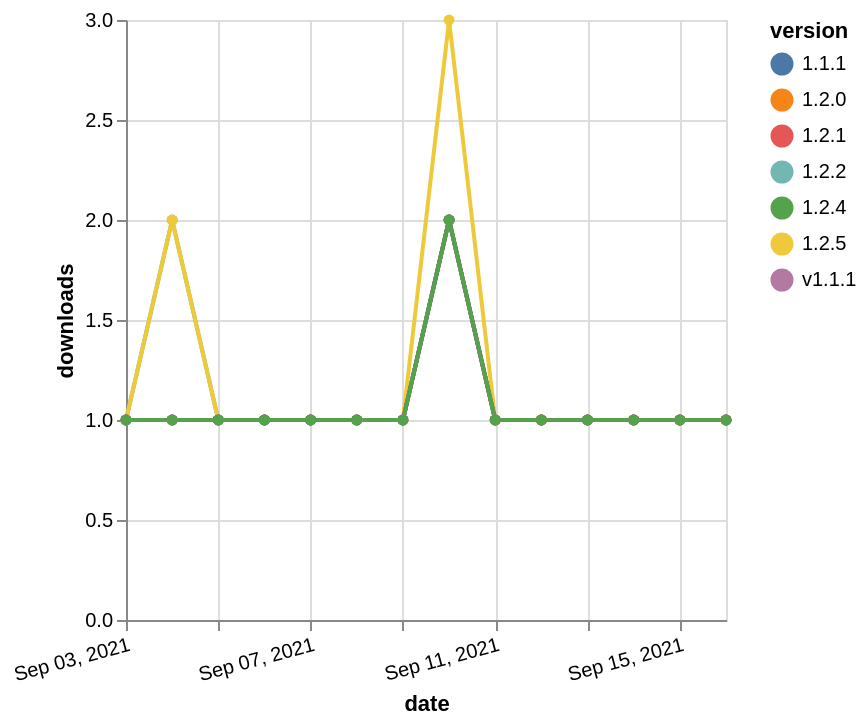

The Vega-Lite source for this figure:
### Vega-Lite specification from a JSON file in a GitHub repository (floating-point values rounded to 4 significant figures)
{"$schema": "https://vega.github.io/schema/vega-lite/v5.json", "description": "A simple bar chart with embedded data.", "data": {"values": [{"date": "2021-09-03", "total": 235, "delta": 1, "version": "v1.1.1"}, {"date": "2021-09-04", "total": 236, "delta": 1, "version": "v1.1.1"}, {"date": "2021-09-05", "total": 237, "delta": 1, "version": "v1.1.1"}, {"date": "2021-09-06", "total": 238, "delta": 1, "version": "v1.1.1"}, {"date": "2021-09-07", "total": 239, "delta": 1, "version": "v1.1.1"}, {"date": "2021-09-08", "total": 240, "delta": 1, "version": "v1.1.1"}, {"date": "2021-09-09", "total": 241, "delta": 1, "version": "v1.1.1"}, {"date": "2021-09-10", "total": 243, "delta": 2, "version": "v1.1.1"}, {"date": "2021-09-11", "total": 244, "delta": 1, "version": "v1.1.1"}, {"date": "2021-09-12", "total": 245, "delta": 1, "version": "v1.1.1"}, {"date": "2021-09-13", "total": 246, "delta": 1, "version": "v1.1.1"}, {"date": "2021-09-14", "total": 247, "delta": 1, "version": "v1.1.1"}, {"date": "2021-09-15", "total": 248, "delta": 1, "version": "v1.1.1"}, {"date": "2021-09-16", "total": 249, "delta": 1, "version": "v1.1.1"}, {"date": "2021-09-03", "total": 149, "delta": 1, "version": "1.2.2"}, {"date": "2021-09-04", "total": 151, "delta": 2, "version": "1.2.2"}, {"date": "2021-09-05", "total": 152, "delta": 1, "version": "1.2.2"}, {"date": "2021-09-06", "total": 153, "delta": 1, "version": "1.2.2"}, {"date": "2021-09-07", "total": 154, "delta": 1, "version": "1.2.2"}, {"date": "2021-09-08", "total": 155, "delta": 1, "version": "1.2.2"}, {"date": "2021-09-09", "total": 156, "delta": 1, "version": "1.2.2"}, {"date": "2021-09-10", "total": 158, "delta": 2, "version": "1.2.2"}, {"date": "2021-09-11", "total": 159, "delta": 1, "version": "1.2.2"}, {"date": "2021-09-12", "total": 160, "delta": 1, "version": "1.2.2"}, {"date": "2021-09-13", "total": 161, "delta": 1, "version": "1.2.2"}, {"date": "2021-09-14", "total": 162, "delta": 1, "version": "1.2.2"}, {"date": "2021-09-15", "total": 163, "delta": 1, "version": "1.2.2"}, {"date": "2021-09-16", "total": 164, "delta": 1, "version": "1.2.2"}, {"date": "2021-09-03", "total": 161, "delta": 1, "version": "1.2.5"}, {"date": "2021-09-04", "total": 163, "delta": 2, "version": "1.2.5"}, {"date": "2021-09-05", "total": 164, "delta": 1, "version": "1.2.5"}, {"date": "2021-09-06", "total": 165, "delta": 1, "version": "1.2.5"}, {"date": "2021-09-07", "total": 166, "delta": 1, "version": "1.2.5"}, {"date": "2021-09-08", "total": 167, "delta": 1, "version": "1.2.5"}, {"date": "2021-09-09", "total": 168, "delta": 1, "version": "1.2.5"}, {"date": "2021-09-10", "total": 171, "delta": 3, "version": "1.2.5"}, {"date": "2021-09-11", "total": 172, "delta": 1, "version": "1.2.5"}, {"date": "2021-09-12", "total": 173, "delta": 1, "version": "1.2.5"}, {"date": "2021-09-13", "total": 174, "delta": 1, "version": "1.2.5"}, {"date": "2021-09-14", "total": 175, "delta": 1, "version": "1.2.5"}, {"date": "2021-09-15", "total": 176, "delta": 1, "version": "1.2.5"}, {"date": "2021-09-16", "total": 177, "delta": 1, "version": "1.2.5"}, {"date": "2021-09-03", "total": 175, "delta": 1, "version": "1.2.0"}, {"date": "2021-09-04", "total": 176, "delta": 1, "version": "1.2.0"}, {"date": "2021-09-05", "total": 177, "delta": 1, "version": "1.2.0"}, {"date": "2021-09-06", "total": 178, "delta": 1, "version": "1.2.0"}, {"date": "2021-09-07", "total": 179, "delta": 1, "version": "1.2.0"}, {"date": "2021-09-08", "total": 180, "delta": 1, "version": "1.2.0"}, {"date": "2021-09-09", "total": 181, "delta": 1, "version": "1.2.0"}, {"date": "2021-09-10", "total": 183, "delta": 2, "version": "1.2.0"}, {"date": "2021-09-11", "total": 184, "delta": 1, "version": "1.2.0"}, {"date": "2021-09-12", "total": 185, "delta": 1, "version": "1.2.0"}, {"date": "2021-09-13", "total": 186, "delta": 1, "version": "1.2.0"}, {"date": "2021-09-14", "total": 187, "delta": 1, "version": "1.2.0"}, {"date": "2021-09-15", "total": 188, "delta": 1, "version": "1.2.0"}, {"date": "2021-09-16", "total": 189, "delta": 1, "version": "1.2.0"}, {"date": "2021-09-03", "total": 155, "delta": 1, "version": "1.2.1"}, {"date": "2021-09-04", "total": 156, "delta": 1, "version": "1.2.1"}, {"date": "2021-09-05", "total": 157, "delta": 1, "version": "1.2.1"}, {"date": "2021-09-06", "total": 158, "delta": 1, "version": "1.2.1"}, {"date": "2021-09-07", "total": 159, "delta": 1, "version": "1.2.1"}, {"date": "2021-09-08", "total": 160, "delta": 1, "version": "1.2.1"}, {"date": "2021-09-09", "total": 161, "delta": 1, "version": "1.2.1"}, {"date": "2021-09-10", "total": 163, "delta": 2, "version": "1.2.1"}, {"date": "2021-09-11", "total": 164, "delta": 1, "version": "1.2.1"}, {"date": "2021-09-12", "total": 165, "delta": 1, "version": "1.2.1"}, {"date": "2021-09-13", "total": 166, "delta": 1, "version": "1.2.1"}, {"date": "2021-09-14", "total": 167, "delta": 1, "version": "1.2.1"}, {"date": "2021-09-15", "total": 168, "delta": 1, "version": "1.2.1"}, {"date": "2021-09-16", "total": 169, "delta": 1, "version": "1.2.1"}, {"date": "2021-09-03", "total": 236, "delta": 1, "version": "1.1.1"}, {"date": "2021-09-04", "total": 237, "delta": 1, "version": "1.1.1"}, {"date": "2021-09-05", "total": 238, "delta": 1, "version": "1.1.1"}, {"date": "2021-09-06", "total": 239, "delta": 1, "version": "1.1.1"}, {"date": "2021-09-07", "total": 240, "delta": 1, "version": "1.1.1"}, {"date": "2021-09-08", "total": 241, "delta": 1, "version": "1.1.1"}, {"date": "2021-09-09", "total": 242, "delta": 1, "version": "1.1.1"}, {"date": "2021-09-10", "total": 244, "delta": 2, "version": "1.1.1"}, {"date": "2021-09-11", "total": 245, "delta": 1, "version": "1.1.1"}, {"date": "2021-09-12", "total": 246, "delta": 1, "version": "1.1.1"}, {"date": "2021-09-13", "total": 247, "delta": 1, "version": "1.1.1"}, {"date": "2021-09-14", "total": 248, "delta": 1, "version": "1.1.1"}, {"date": "2021-09-15", "total": 249, "delta": 1, "version": "1.1.1"}, {"date": "2021-09-16", "total": 250, "delta": 1, "version": "1.1.1"}, {"date": "2021-09-03", "total": 128, "delta": 1, "version": "1.2.4"}, {"date": "2021-09-04", "total": 129, "delta": 1, "version": "1.2.4"}, {"date": "2021-09-05", "total": 130, "delta": 1, "version": "1.2.4"}, {"date": "2021-09-06", "total": 131, "delta": 1, "version": "1.2.4"}, {"date": "2021-09-07", "total": 132, "delta": 1, "version": "1.2.4"}, {"date": "2021-09-08", "total": 133, "delta": 1, "version": "1.2.4"}, {"date": "2021-09-09", "total": 134, "delta": 1, "version": "1.2.4"}, {"date": "2021-09-10", "total": 136, "delta": 2, "version": "1.2.4"}, {"date": "2021-09-11", "total": 137, "delta": 1, "version": "1.2.4"}, {"date": "2021-09-12", "total": 138, "delta": 1, "version": "1.2.4"}, {"date": "2021-09-13", "total": 139, "delta": 1, "version": "1.2.4"}, {"date": "2021-09-14", "total": 140, "delta": 1, "version": "1.2.4"}, {"date": "2021-09-15", "total": 141, "delta": 1, "version": "1.2.4"}, {"date": "2021-09-16", "total": 142, "delta": 1, "version": "1.2.4"}]}, "width": "container", "mark": {"type": "line", "point": {"filled": true}}, "encoding": {"x": {"field": "date", "type": "temporal", "timeUnit": "yearmonthdate", "title": "date", "axis": {"labelAngle": -15}}, "y": {"field": "delta", "type": "quantitative", "title": "downloads"}, "color": {"field": "version", "type": "nominal"}, "tooltip": {"field": "delta"}}}
